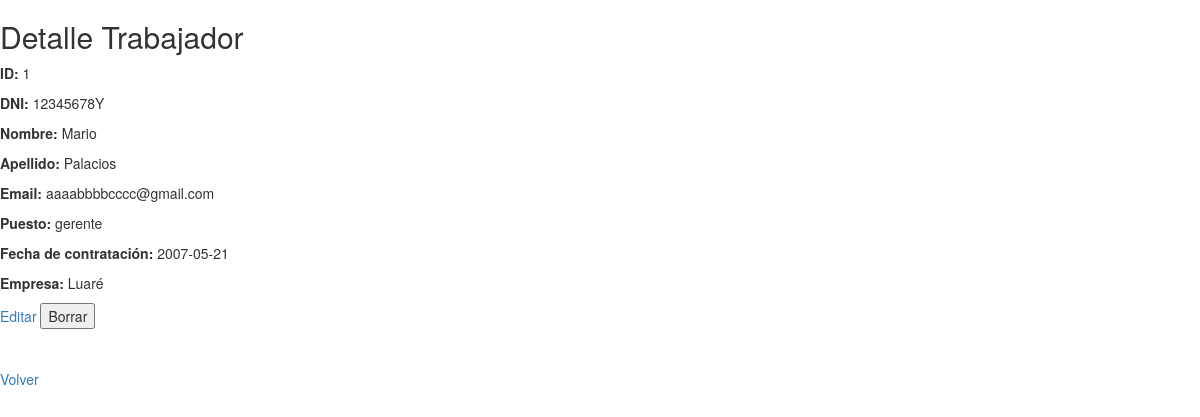
Screenshot of /trabajador/1 with the database file from the repository.
### app/models.py (models this page shows)
class Trabajador(db.Model):
    __tablename__ = 'trabajador'
    id = db.Column(db.Integer, primary_key=True)
    dni = db.Column(db.String(20), unique=True, nullable=False)
    nombre = db.Column(db.String(120), nullable=False)
    apellido = db.Column(db.String(120), nullable=False)
    email = db.Column(db.String(120))
    puesto = db.Column(db.String(100))
    fecha_contratacion = db.Column(db.Date, default=date.today)
    empresa_id = db.Column(db.Integer, db.ForeignKey('empresa.id', ondelete='RESTRICT'), nullable=False)

class Empresa(db.Model):
    __tablename__ = 'empresa'
    id = db.Column(db.Integer, primary_key=True)
    cif = db.Column(db.String(64), unique=True, nullable=False)
    nombre = db.Column(db.String(120), nullable=False)
    direccion = db.Column(db.String(200))
    sector = db.Column(db.String(100))
    telefono = db.Column(db.String(50))
    email = db.Column(db.String(120))
    trabajadores = db.relationship('Trabajador', backref='empresa', cascade="all, delete-orphan", passive_deletes=True)

### app/app.py (the view)
    @app.route('/trabajador/<int:id>')
    def trabajador_detail(id):
        t = Trabajador.query.get_or_404(id)
        return render_template('trabajador_detail.html', t=t)

### app/templates/trabajador_detail.html
{% extends "base.html" %}
{% block content %}
<h2>Detalle Trabajador</h2>
<p><strong>ID:</strong> {{ t.id }}</p>
<p><strong>DNI:</strong> {{ t.dni }}</p>
<p><strong>Nombre:</strong> {{ t.nombre }}</p>
<p><strong>Apellido:</strong> {{ t.apellido }}</p>
<p><strong>Email:</strong> {{ t.email }}</p>
<p><strong>Puesto:</strong> {{ t.puesto }}</p>
<p><strong>Fecha de contratación:</strong> {{ t.fecha_contratacion }}</p>
<p><strong>Empresa:</strong> {{ t.empresa.nombre }}</p>
<a href="{{ url_for('trabajador_edit', id=t.id) }}" class="button">Editar</a>
<form method="POST" action="{{ url_for('trabajador_delete', id=t.id) }}" style="display:inline;">
    <button type="submit" class="button delete">Borrar</button>
</form>
<br>
<br>
<br>
<a href="{{ url_for('trabajadores_list') }}" class="button">Volver</a>
{% endblock %}

### rows the page displays
Trabajador: id "1", dni "12345678Y", nombre "Mario", apellido "Palacios", email "aaaabbbbcccc@gmail.com", puesto "gerente", fecha_contratacion "2007-05-21"
Empresa: empresa.nombre "Luaré"
